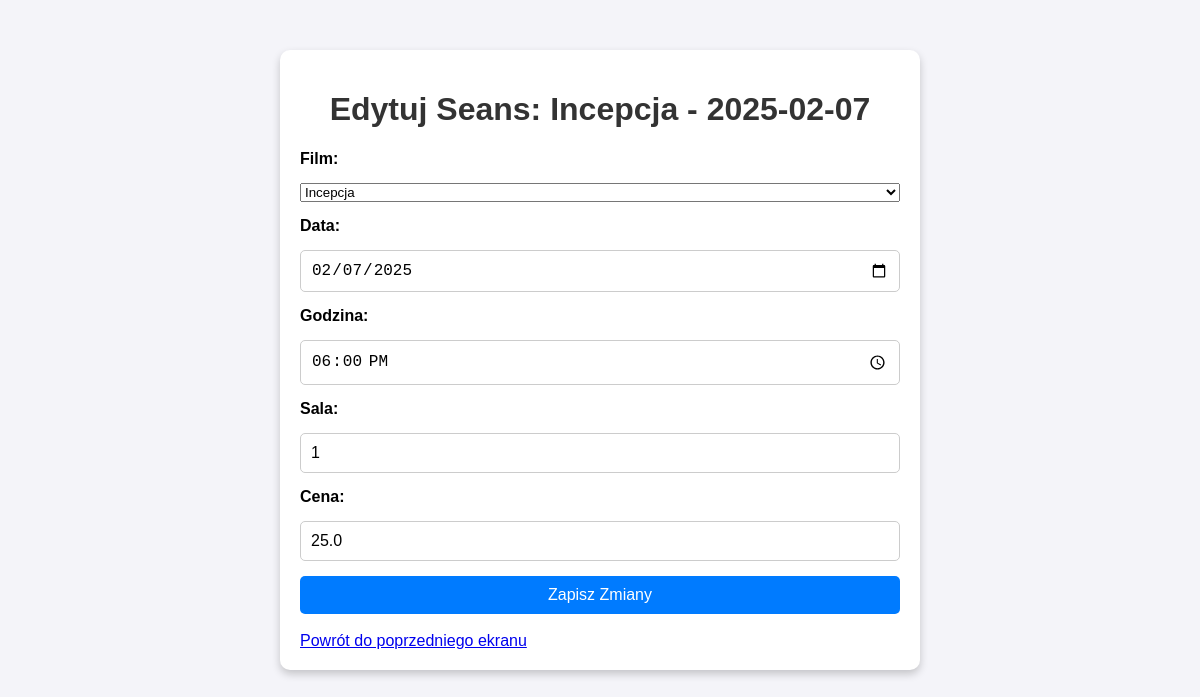
Screenshot of /admin/bazy/zarzadzaj_seansami/edytuj/1 with the database file from the repository.
### app.py (models this page shows)
class Film(db.Model):
    __tablename__ = 'filmy'
    id = db.Column(db.Integer, primary_key=True)
    tytul = db.Column(db.String(150), nullable=False)
    opis = db.Column(db.Text, nullable=True)
    gatunek = db.Column(db.String(50), nullable=False)
    dlugosc = db.Column(db.Integer, nullable=False)
    data_premiery = db.Column(db.Date, nullable=False)
    plakat_url = db.Column(db.String(1000), nullable=True)
    seanse = db.relationship('Seans', backref='film', lazy=True) #db.relationship - służy do definiowania relacji między tabelami

class Seans(db.Model):
    __tablename__ = 'seanse'
    id = db.Column(db.Integer, primary_key=True)
    film_id = db.Column(db.Integer, db.ForeignKey('filmy.id'), nullable=False)  #ForeignKey tworzy relację między tabelą Seanse ( kolumna film_id), a tabelą Filmy.
    data = db.Column(db.Date, nullable=False)
    godzina = db.Column(db.Time, nullable=False)
    sala = db.Column(db.String(10), nullable=False)
    cena = db.Column(db.Float, nullable=False)
    rezerwacje = db.relationship('Rezerwacja', backref='seans', lazy=True)

### app.py (the view, shortened to what this page needs)
@app.route('/admin/bazy/zarzadzaj_seansami/edytuj/<int:seans_id>', methods=['GET', 'POST'])
def edytuj_seans(seans_id):
    seans = Seans.query.get_or_404(seans_id)  # Pobieramy seans z bazy na podstawie jego ID
    filmy = Film.query.all()
    return render_template('admin_bazy_zarzadzaj_seansami_edytuj.html', seans=seans, filmy=filmy)

### app.py (called while the page is built)
@app.before_request
def load_database():
    g.kino = {
        "admin" : Administrator.query.all(),
        "film" : Film.query.all(),
        "rezerwacja" : Rezerwacja.query.all(),
        "seans" : Seans.query.all(),
        "klient" : Klient.query.all()
    }

### templates/admin_bazy_zarzadzaj_seansami_edytuj.html (shortened to what this page needs)
<!DOCTYPE html>
<html lang="pl">
<head>
</head>
<body>
    <div class="container">
        <h1>Edytuj Seans: {{ seans.film.tytul }} - {{ seans.data }}</h1>
        <form method="POST">
            <label for="film_id">Film:</label>
            <select id="film_id" name="film_id">
                {% for film in filmy %}
                    <option value="{{ film.id }}" {{ 'selected' if film.id == seans.film_id else '' }}>
                        {{ film.tytul }}
                    </option>
                {% endfor %}
            </select>
            <label for="data">Data:</label>
            <input type="date" id="data" name="data" value="{{ seans.data.strftime('%Y-%m-%d') }}" required>
            <label for="godzina">Godzina:</label>
            <input type="time" id="godzina" name="godzina" value="{{ seans.godzina.strftime('%H:%M') }}" required>
            <label for="sala">Sala:</label>
            <input type="text" id="sala" name="sala" value="{{ seans.sala }}" required>
            <label for="cena">Cena:</label>
            <input type="number" id="cena" name="cena" value="{{ seans.cena }}" required>
            <button type="submit">Zapisz Zmiany</button>
        </form>
        <br>
        <a href="{{ url_for('admin_bazy') }}">Powrót do poprzedniego ekranu</a>
    </div>
</body>
</html>

### templates/admin_bazy_zarzadzaj_seansami_edytuj.html (style rules this page uses)
body { font-family: Arial, sans-serif; background-color: #f4f4f9; margin: 0; padding: 0; }
.container { max-width: 600px; margin: 50px auto; padding: 20px; background-color: #ffffff; border-radius: 10px; box-shadow: 0 4px 8px rgba(0, 0, 0, 0.2); }
h1 { text-align: center; color: #333333; }
form { display: flex; flex-direction: column; gap: 15px; }
label { font-weight: bold; }
input, textarea, button { padding: 10px; font-size: 16px; border: 1px solid #ccc; border-radius: 5px; }
button { background-color: #007bff; color: white; cursor: pointer; border: none; }

### rows the page displays
Film: film.tytul "Incepcja"
Seans: data "2025-02-07", data "02/07/2025", godzina "18:00", sala "1", cena "25.0"

### other values shown
form field film_id "Incepcja"
